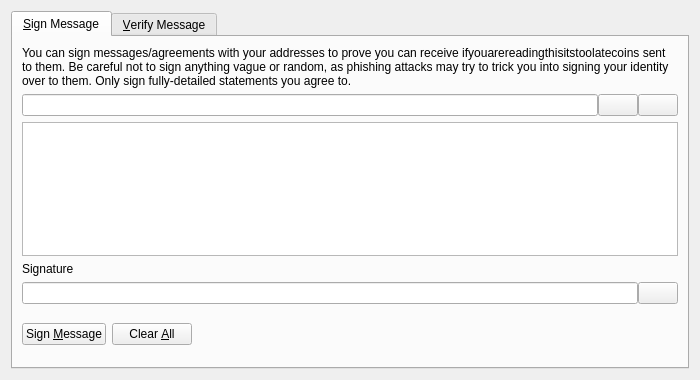
<?xml version="1.0" encoding="UTF-8"?>
<ui version="4.0">
 <class>SignVerifyMessageDialog</class>
 <widget class="QDialog" name="SignVerifyMessageDialog">
  <property name="geometry">
   <rect>
    <x>0</x>
    <y>0</y>
    <width>700</width>
    <height>380</height>
   </rect>
  </property>
  <property name="windowTitle">
   <string>Signatures - Sign / Verify a Message</string>
  </property>
  <property name="modal">
   <bool>true</bool>
  </property>
  <layout class="QVBoxLayout" name="verticalLayout">
   <item>
    <widget class="QTabWidget" name="tabWidget">
     <property name="currentIndex">
      <number>0</number>
     </property>
     <widget class="QWidget" name="tabSignMessage">
      <attribute name="title">
       <string>&amp;Sign Message</string>
      </attribute>
      <layout class="QVBoxLayout" name="verticalLayout_SM">
       <item>
        <widget class="QLabel" name="infoLabel_SM">
         <property name="text">
          <string>You can sign messages/agreements with your addresses to prove you can receive ifyouarereadingthisitstoolatecoins sent to them. Be careful not to sign anything vague or random, as phishing attacks may try to trick you into signing your identity over to them. Only sign fully-detailed statements you agree to.</string>
         </property>
         <property name="textFormat">
          <enum>Qt::PlainText</enum>
         </property>
         <property name="wordWrap">
          <bool>true</bool>
         </property>
        </widget>
       </item>
       <item>
        <layout class="QHBoxLayout" name="horizontalLayout_1_SM">
         <property name="spacing">
          <number>0</number>
         </property>
         <item>
          <widget class="QValidatedLineEdit" name="addressIn_SM">
           <property name="toolTip">
            <string>The Ifyouarereadingthisitstoolatecoin address to sign the message with</string>
           </property>
          </widget>
         </item>
         <item>
          <widget class="QPushButton" name="addressBookButton_SM">
           <property name="toolTip">
            <string>Choose previously used address</string>
           </property>
           <property name="text">
            <string/>
           </property>
           <property name="icon">
            <iconset resource="../bitcoin.qrc">
             <normaloff>:/icons/address-book</normaloff>:/icons/address-book</iconset>
           </property>
           <property name="shortcut">
            <string>Alt+A</string>
           </property>
           <property name="autoDefault">
            <bool>false</bool>
           </property>
          </widget>
         </item>
         <item>
          <widget class="QPushButton" name="pasteButton_SM">
           <property name="toolTip">
            <string>Paste address from clipboard</string>
           </property>
           <property name="text">
            <string/>
           </property>
           <property name="icon">
            <iconset resource="../bitcoin.qrc">
             <normaloff>:/icons/editpaste</normaloff>:/icons/editpaste</iconset>
           </property>
           <property name="shortcut">
            <string>Alt+P</string>
           </property>
           <property name="autoDefault">
            <bool>false</bool>
           </property>
          </widget>
         </item>
        </layout>
       </item>
       <item>
        <widget class="QPlainTextEdit" name="messageIn_SM">
         <property name="toolTip">
          <string>Enter the message you want to sign here</string>
         </property>
        </widget>
       </item>
       <item>
        <widget class="QLabel" name="signatureLabel_SM">
         <property name="text">
          <string>Signature</string>
         </property>
         <property name="textFormat">
          <enum>Qt::PlainText</enum>
         </property>
        </widget>
       </item>
       <item>
        <layout class="QHBoxLayout" name="horizontalLayout_2_SM">
         <property name="spacing">
          <number>0</number>
         </property>
         <item>
          <widget class="QLineEdit" name="signatureOut_SM">
           <property name="font">
            <font>
             <italic>true</italic>
            </font>
           </property>
           <property name="readOnly">
            <bool>true</bool>
           </property>
          </widget>
         </item>
         <item>
          <widget class="QPushButton" name="copySignatureButton_SM">
           <property name="toolTip">
            <string>Copy the current signature to the system clipboard</string>
           </property>
           <property name="text">
            <string/>
           </property>
           <property name="icon">
            <iconset resource="../bitcoin.qrc">
             <normaloff>:/icons/editcopy</normaloff>:/icons/editcopy</iconset>
           </property>
           <property name="autoDefault">
            <bool>false</bool>
           </property>
          </widget>
         </item>
        </layout>
       </item>
       <item>
        <layout class="QHBoxLayout" name="horizontalLayout_3_SM">
         <item>
          <widget class="QPushButton" name="signMessageButton_SM">
           <property name="toolTip">
            <string>Sign the message to prove you own this Ifyouarereadingthisitstoolatecoin address</string>
           </property>
           <property name="text">
            <string>Sign &amp;Message</string>
           </property>
           <property name="icon">
            <iconset resource="../bitcoin.qrc">
             <normaloff>:/icons/edit</normaloff>:/icons/edit</iconset>
           </property>
           <property name="autoDefault">
            <bool>false</bool>
           </property>
          </widget>
         </item>
         <item>
          <widget class="QPushButton" name="clearButton_SM">
           <property name="toolTip">
            <string>Reset all sign message fields</string>
           </property>
           <property name="text">
            <string>Clear &amp;All</string>
           </property>
           <property name="icon">
            <iconset resource="../bitcoin.qrc">
             <normaloff>:/icons/remove</normaloff>:/icons/remove</iconset>
           </property>
           <property name="autoDefault">
            <bool>false</bool>
           </property>
          </widget>
         </item>
         <item>
          <spacer name="horizontalSpacer_1_SM">
           <property name="orientation">
            <enum>Qt::Horizontal</enum>
           </property>
           <property name="sizeHint" stdset="0">
            <size>
             <width>40</width>
             <height>48</height>
            </size>
           </property>
          </spacer>
         </item>
         <item>
          <widget class="QLabel" name="statusLabel_SM">
           <property name="font">
            <font>
             <weight>75</weight>
             <bold>true</bold>
            </font>
           </property>
           <property name="text">
            <string/>
           </property>
           <property name="wordWrap">
            <bool>true</bool>
           </property>
          </widget>
         </item>
         <item>
          <spacer name="horizontalSpacer_2_SM">
           <property name="orientation">
            <enum>Qt::Horizontal</enum>
           </property>
           <property name="sizeHint" stdset="0">
            <size>
             <width>40</width>
             <height>48</height>
            </size>
           </property>
          </spacer>
         </item>
        </layout>
       </item>
      </layout>
     </widget>
     <widget class="QWidget" name="tabVerifyMessage">
      <attribute name="title">
       <string>&amp;Verify Message</string>
      </attribute>
      <layout class="QVBoxLayout" name="verticalLayout_VM">
       <item>
        <widget class="QLabel" name="infoLabel_VM">
         <property name="text">
          <string>Enter the receiver's address, message (ensure you copy line breaks, spaces, tabs, etc. exactly) and signature below to verify the message. Be careful not to read more into the signature than what is in the signed message itself, to avoid being tricked by a man-in-the-middle attack. Note that this only proves the signing party receives with the address, it cannot prove sendership of any transaction!</string>
         </property>
         <property name="textFormat">
          <enum>Qt::PlainText</enum>
         </property>
         <property name="alignment">
          <set>Qt::AlignLeading|Qt::AlignLeft|Qt::AlignTop</set>
         </property>
         <property name="wordWrap">
          <bool>true</bool>
         </property>
        </widget>
       </item>
       <item>
        <layout class="QHBoxLayout" name="horizontalLayout_1_VM">
         <property name="spacing">
          <number>0</number>
         </property>
         <item>
          <widget class="QValidatedLineEdit" name="addressIn_VM">
           <property name="toolTip">
            <string>The Ifyouarereadingthisitstoolatecoin address the message was signed with</string>
           </property>
          </widget>
         </item>
         <item>
          <widget class="QPushButton" name="addressBookButton_VM">
           <property name="toolTip">
            <string>Choose previously used address</string>
           </property>
           <property name="text">
            <string/>
           </property>
           <property name="icon">
            <iconset resource="../bitcoin.qrc">
             <normaloff>:/icons/address-book</normaloff>:/icons/address-book</iconset>
           </property>
           <property name="shortcut">
            <string>Alt+A</string>
           </property>
           <property name="autoDefault">
            <bool>false</bool>
           </property>
          </widget>
         </item>
        </layout>
       </item>
       <item>
        <widget class="QPlainTextEdit" name="messageIn_VM"/>
       </item>
       <item>
        <widget class="QValidatedLineEdit" name="signatureIn_VM"/>
       </item>
       <item>
        <layout class="QHBoxLayout" name="horizontalLayout_2_VM">
         <item>
          <widget class="QPushButton" name="verifyMessageButton_VM">
           <property name="toolTip">
            <string>Verify the message to ensure it was signed with the specified Ifyouarereadingthisitstoolatecoin address</string>
           </property>
           <property name="text">
            <string>Verify &amp;Message</string>
           </property>
           <property name="icon">
            <iconset resource="../bitcoin.qrc">
             <normaloff>:/icons/transaction_0</normaloff>:/icons/transaction_0</iconset>
           </property>
           <property name="autoDefault">
            <bool>false</bool>
           </property>
          </widget>
         </item>
         <item>
          <widget class="QPushButton" name="clearButton_VM">
           <property name="toolTip">
            <string>Reset all verify message fields</string>
           </property>
           <property name="text">
            <string>Clear &amp;All</string>
           </property>
           <property name="icon">
            <iconset resource="../bitcoin.qrc">
             <normaloff>:/icons/remove</normaloff>:/icons/remove</iconset>
           </property>
           <property name="autoDefault">
            <bool>false</bool>
           </property>
          </widget>
         </item>
         <item>
          <spacer name="horizontalSpacer_1_VM">
           <property name="orientation">
            <enum>Qt::Horizontal</enum>
           </property>
           <property name="sizeHint" stdset="0">
            <size>
             <width>40</width>
             <height>48</height>
            </size>
           </property>
          </spacer>
         </item>
         <item>
          <widget class="QLabel" name="statusLabel_VM">
           <property name="font">
            <font>
             <weight>75</weight>
             <bold>true</bold>
            </font>
           </property>
           <property name="text">
            <string/>
           </property>
           <property name="wordWrap">
            <bool>true</bool>
           </property>
          </widget>
         </item>
         <item>
          <spacer name="horizontalSpacer_2_VM">
           <property name="orientation">
            <enum>Qt::Horizontal</enum>
           </property>
           <property name="sizeHint" stdset="0">
            <size>
             <width>40</width>
             <height>48</height>
            </size>
           </property>
          </spacer>
         </item>
        </layout>
       </item>
      </layout>
     </widget>
    </widget>
   </item>
  </layout>
 </widget>
 <customwidgets>
  <customwidget>
   <class>QValidatedLineEdit</class>
   <extends>QLineEdit</extends>
   <header>qt/qvalidatedlineedit.h</header>
  </customwidget>
 </customwidgets>
 <resources>
  <include location="../bitcoin.qrc"/>
 </resources>
 <connections/>
</ui>
